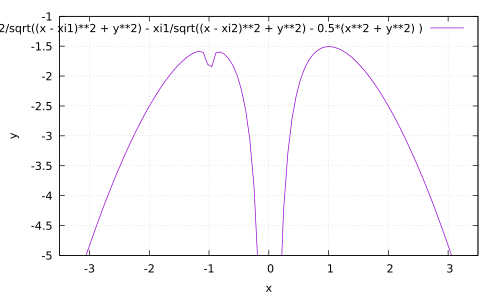

Source code (gnuplot):
#    2021-04-07
#    planePlotTierraLuna.gp
#    Diego Sarceño (dsarceno68@gmail.com)

#    Programa superficies de nivel, sistema tierra luna

#    Codificación del texto: UTF8
#    Compiladores probados: GNUPLOT (Ubuntu 20.04 Linux) 5.2
#    Instrucciones de compilación: no requere nada mas
#    gnuplot planePlotTierraLuna.gp

#    Copyright (C) 2021
#    D. R. Sarceño Ramírez
#    dsarceno68@gmail.com
#
#    This program is free software: you can redistribute it and/or
#    modify it under the terms of the GNU General Public License as
#    published by the Free Software Foundation, either version 3 of
#    the License, or (at your option) any later version.
#
#    This program is distributed in the hope that it will be useful,
#    but WITHOUT ANY WARRANTY; without even the implied warranty of
#    MERCHANTABILITY or FITNESS FOR A PARTICULAR PURPOSE.  See the GNU
#    General Public License for more details.
#
#    You should have received a copy of the GNU General Public License
#    along with this program.  If not, see
#    <http://www.gnu.org/licenses/>.

# PROGRAM
# terminal
set terminal pdf
set output 'planePlotTierraLuna.pdf'

# divisiones en la superficies para una mejor visión
#set isosamples 50

# labels
set xlabel 'x'
set ylabel 'y'

# superficies de nivel
set size ratio -1
set grid
#set view map
#set key outside
#unset surface
#set contour base
#set cntrparam levels incremental -5,0.1,0



## plot
# ranges
set xrange [-3.5:3.5]
set yrange [-5:-1]

# constantes
xi1 = 0.012156
xi2 = xi1 - 1
K = 1049600
y = 0

plot ( xi2/sqrt((x - xi1)**2 + y**2) - xi1/sqrt((x - xi2)**2 + y**2) - 0.5*(x**2 + y**2) )


# END PROGRAM
